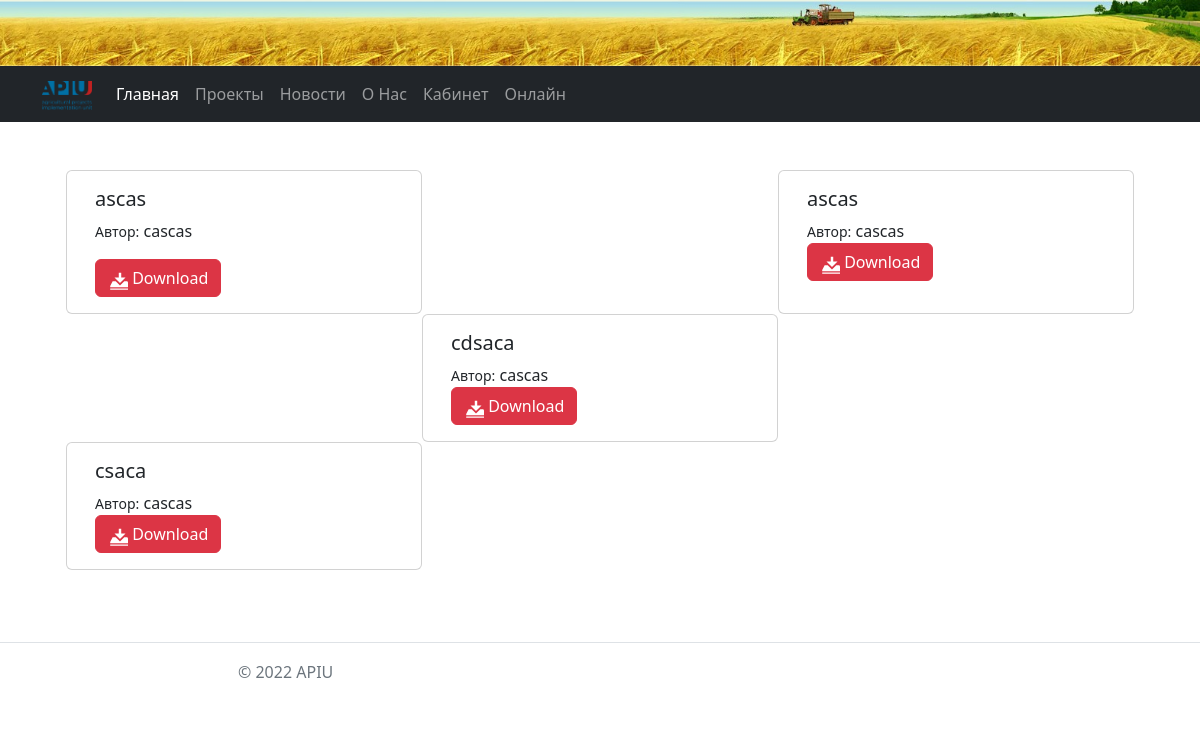
The page /library/ on the database as committed earlier.
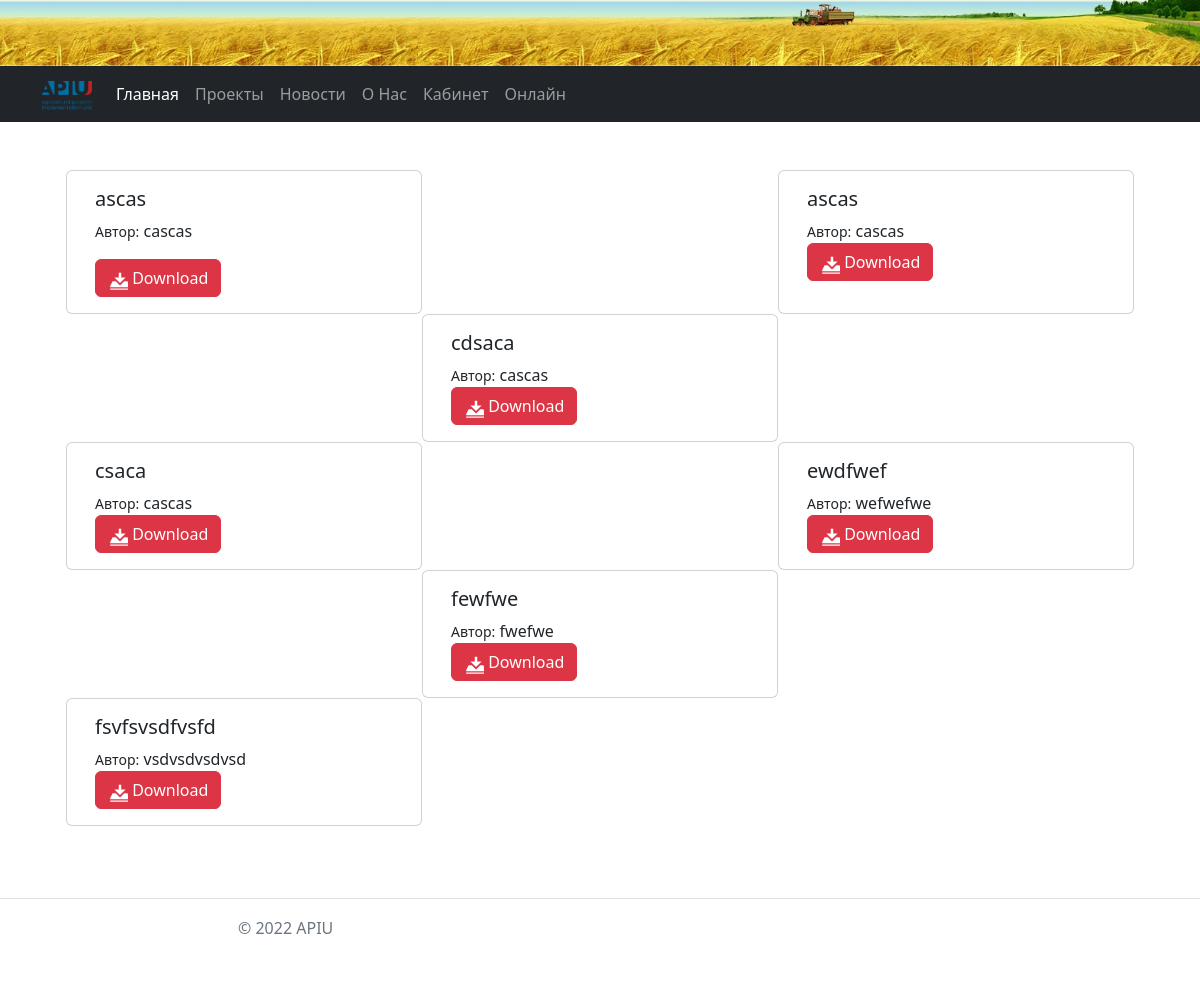
The same page on the database as committed later.
### library/models.py (models this page shows, shortened)
class Library(models.Model):
    title = models.CharField(verbose_name='Наименование', max_length=50)
    author = models.CharField(verbose_name="Автор", max_length=50)
    books = models.FileField(upload_to='media', blank=True, verbose_name="Добавить файл")
    class Meta:
        verbose_name = "Добавить"
        verbose_name_plural = "Добавить данные"

### library/views.py (the view)
# urls.py: path("", views.LibraryView.as_view(), name='library'),
class LibraryView(ListView):
    model = Library
    template_name = "library/library.html"
    context_object_name = "books"

### library/templates/library/library.html
{% extends 'main/base.html' %} {% block content %} {% load static %}
     <div class="container p-5">
      <div class="row row-cols-md-3">
        {% for book in books %}
          <div class="card">
            <div class="card-body">
              <h5 class="card-title">{{ book.title }}</h5>
              <p class="card-text"><small>Автор:</small> {{ book.author }}</p>
                  <a type="button" href="{{ book.books.url }}" class="btn btn-danger" target="_blank">
                    <svg
                      x="0px"
                      y="0px"
                      viewBox="0 -60 800 1000"
                      fill="white"
                      width="20"
                      height="20"
                    >
                      <path
                        d="M867.5,500H714.4L500,714.4L285.6,500H132.5L10,745v61.3h980V745L867.5,500z M10,867.5h980v61.3H10V867.5z M561.3,316.3v-245H438.8v245H224.4L500,591.9l275.6-275.6H561.3z"
                      ></path>
                    </svg>
                    Download
                    <a/>
          </div>
        </div>
        {%endfor%}
  </div>
</div>
  {%endblock%}

Rows that differ between the two databases and show on the page:
added Library: title "ewdfwef", author "wefwefwe"
added Library: title "fewfwe", author "fwefwe"
added Library: title "fsvfsvsdfvsfd", author "vsdvsdvsdvsd"
